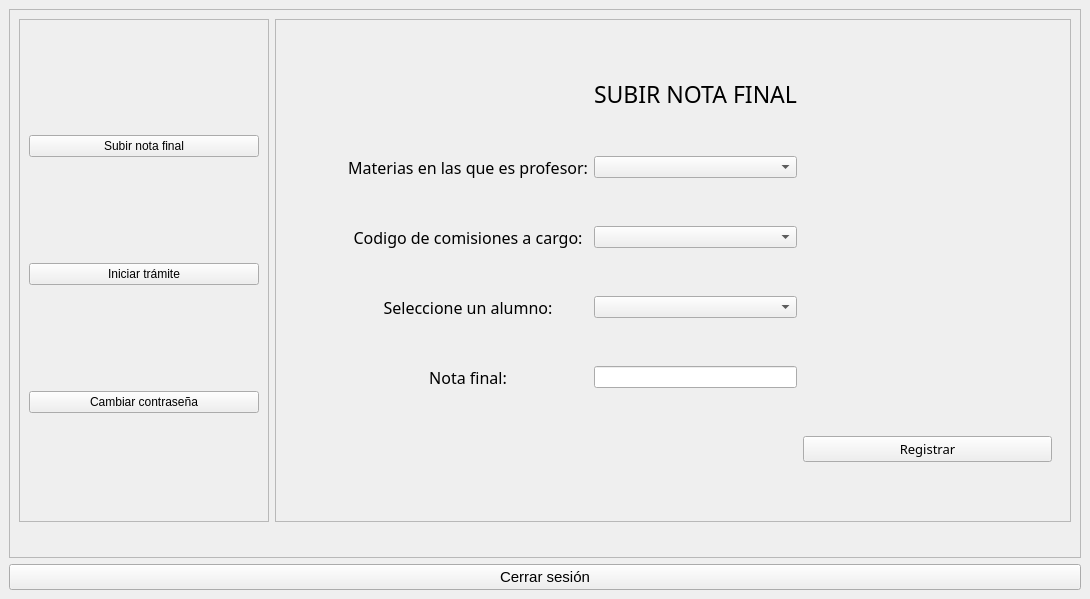
<?xml version="1.0" encoding="UTF-8"?>
<ui version="4.0">
 <class>Systemprofe</class>
 <widget class="QMainWindow" name="Systemprofe">
  <property name="geometry">
   <rect>
    <x>0</x>
    <y>0</y>
    <width>1090</width>
    <height>599</height>
   </rect>
  </property>
  <property name="maximumSize">
   <size>
    <width>1090</width>
    <height>16777215</height>
   </size>
  </property>
  <property name="windowTitle">
   <string>MainWindow</string>
  </property>
  <widget class="QWidget" name="centralwidget">
   <layout class="QGridLayout" name="gridLayout">
    <item row="0" column="1" rowspan="4" colspan="2">
     <widget class="QFrame" name="frame">
      <property name="frameShape">
       <enum>QFrame::StyledPanel</enum>
      </property>
      <property name="frameShadow">
       <enum>QFrame::Raised</enum>
      </property>
      <layout class="QGridLayout" name="gridLayout_2">
       <item row="0" column="0">
        <widget class="QFrame" name="frame_menu_modif">
         <property name="sizePolicy">
          <sizepolicy hsizetype="Minimum" vsizetype="Preferred">
           <horstretch>0</horstretch>
           <verstretch>0</verstretch>
          </sizepolicy>
         </property>
         <property name="minimumSize">
          <size>
           <width>250</width>
           <height>0</height>
          </size>
         </property>
         <property name="maximumSize">
          <size>
           <width>190</width>
           <height>16777215</height>
          </size>
         </property>
         <property name="frameShape">
          <enum>QFrame::StyledPanel</enum>
         </property>
         <property name="frameShadow">
          <enum>QFrame::Raised</enum>
         </property>
         <layout class="QVBoxLayout" name="verticalLayout_5">
          <property name="spacing">
           <number>0</number>
          </property>
          <property name="bottomMargin">
           <number>0</number>
          </property>
          <item>
           <widget class="QPushButton" name="btn_subir_nota_final">
            <property name="text">
             <string>Subir nota final</string>
            </property>
           </widget>
          </item>
          <item>
           <widget class="QPushButton" name="btn_iniciar_tramite_profe">
            <property name="text">
             <string>Iniciar trámite</string>
            </property>
           </widget>
          </item>
          <item>
           <widget class="QPushButton" name="btn_modif_pass_profe">
            <property name="text">
             <string>Cambiar contraseña</string>
            </property>
           </widget>
          </item>
         </layout>
        </widget>
       </item>
       <item row="0" column="1">
        <widget class="QFrame" name="frame_2">
         <property name="frameShape">
          <enum>QFrame::StyledPanel</enum>
         </property>
         <property name="frameShadow">
          <enum>QFrame::Raised</enum>
         </property>
         <layout class="QGridLayout" name="gridLayout_3">
          <item row="0" column="0">
           <widget class="QStackedWidget" name="stackedWidget">
            <property name="currentIndex">
             <number>2</number>
            </property>
            <widget class="QWidget" name="page_iniciar_tramite_profe">
             <layout class="QGridLayout" name="gridLayout_6">
              <item row="0" column="0">
               <widget class="QLabel" name="label_42">
                <property name="font">
                 <font>
                  <family>Segoe UI Semibold</family>
                  <pointsize>17</pointsize>
                 </font>
                </property>
                <property name="text">
                 <string>INICIAR TRAMITE</string>
                </property>
               </widget>
              </item>
              <item row="0" column="1">
               <widget class="QLabel" name="label_41">
                <property name="font">
                 <font>
                  <family>Segoe UI Semibold</family>
                  <pointsize>11</pointsize>
                 </font>
                </property>
                <property name="text">
                 <string>Ingrese motivo del trámite:</string>
                </property>
                <property name="alignment">
                 <set>Qt::AlignCenter</set>
                </property>
               </widget>
              </item>
              <item row="1" column="1">
               <spacer name="verticalSpacer_4">
                <property name="orientation">
                 <enum>Qt::Vertical</enum>
                </property>
                <property name="sizeType">
                 <enum>QSizePolicy::Minimum</enum>
                </property>
                <property name="sizeHint" stdset="0">
                 <size>
                  <width>20</width>
                  <height>68</height>
                 </size>
                </property>
               </spacer>
              </item>
              <item row="2" column="0">
               <widget class="QLabel" name="label_info_ult_tramite_profe">
                <property name="enabled">
                 <bool>true</bool>
                </property>
                <property name="maximumSize">
                 <size>
                  <width>16777215</width>
                  <height>20</height>
                 </size>
                </property>
                <property name="font">
                 <font>
                  <family>Segoe UI Semibold</family>
                  <pointsize>14</pointsize>
                 </font>
                </property>
                <property name="text">
                 <string/>
                </property>
                <property name="alignment">
                 <set>Qt::AlignRight|Qt::AlignTrailing|Qt::AlignVCenter</set>
                </property>
               </widget>
              </item>
              <item row="3" column="0">
               <spacer name="horizontalSpacer_63">
                <property name="orientation">
                 <enum>Qt::Horizontal</enum>
                </property>
                <property name="sizeHint" stdset="0">
                 <size>
                  <width>273</width>
                  <height>20</height>
                 </size>
                </property>
               </spacer>
              </item>
              <item row="3" column="1">
               <widget class="QLabel" name="label_ini_tram_profe_fini_en">
                <property name="enabled">
                 <bool>true</bool>
                </property>
                <property name="font">
                 <font>
                  <family>Segoe UI Semibold</family>
                  <pointsize>12</pointsize>
                 </font>
                </property>
                <property name="text">
                 <string/>
                </property>
                <property name="alignment">
                 <set>Qt::AlignCenter</set>
                </property>
               </widget>
              </item>
              <item row="3" column="3">
               <spacer name="horizontalSpacer_62">
                <property name="orientation">
                 <enum>Qt::Horizontal</enum>
                </property>
                <property name="sizeHint" stdset="0">
                 <size>
                  <width>272</width>
                  <height>20</height>
                 </size>
                </property>
               </spacer>
              </item>
              <item row="4" column="1">
               <widget class="QLabel" name="label_ini_tram_profe_asig_en">
                <property name="enabled">
                 <bool>true</bool>
                </property>
                <property name="font">
                 <font>
                  <family>Segoe UI Semibold</family>
                  <pointsize>11</pointsize>
                 </font>
                </property>
                <property name="text">
                 <string/>
                </property>
                <property name="alignment">
                 <set>Qt::AlignCenter</set>
                </property>
               </widget>
              </item>
              <item row="4" column="2">
               <widget class="QLabel" name="label_ini_tram_profe_asig">
                <property name="text">
                 <string/>
                </property>
               </widget>
              </item>
              <item row="4" column="3">
               <spacer name="horizontalSpacer_64">
                <property name="orientation">
                 <enum>Qt::Horizontal</enum>
                </property>
                <property name="sizeHint" stdset="0">
                 <size>
                  <width>272</width>
                  <height>20</height>
                 </size>
                </property>
               </spacer>
              </item>
              <item row="5" column="1">
               <widget class="QLabel" name="label_ini_tram_profe_estado_en">
                <property name="enabled">
                 <bool>true</bool>
                </property>
                <property name="font">
                 <font>
                  <family>Segoe UI Semibold</family>
                  <pointsize>11</pointsize>
                 </font>
                </property>
                <property name="text">
                 <string/>
                </property>
                <property name="alignment">
                 <set>Qt::AlignCenter</set>
                </property>
               </widget>
              </item>
              <item row="5" column="3">
               <spacer name="horizontalSpacer_61">
                <property name="orientation">
                 <enum>Qt::Horizontal</enum>
                </property>
                <property name="sizeHint" stdset="0">
                 <size>
                  <width>272</width>
                  <height>20</height>
                 </size>
                </property>
               </spacer>
              </item>
              <item row="6" column="0">
               <widget class="QLabel" name="label_informe_ini_tram_profe">
                <property name="font">
                 <font>
                  <family>Segoe UI Semibold</family>
                  <pointsize>10</pointsize>
                 </font>
                </property>
                <property name="text">
                 <string/>
                </property>
                <property name="alignment">
                 <set>Qt::AlignCenter</set>
                </property>
               </widget>
              </item>
              <item row="6" column="3">
               <widget class="QPushButton" name="btn_ini_tram_profe">
                <property name="enabled">
                 <bool>true</bool>
                </property>
                <property name="font">
                 <font>
                  <family>Segoe UI Semibold</family>
                  <pointsize>10</pointsize>
                 </font>
                </property>
                <property name="text">
                 <string>Iniciar trámite</string>
                </property>
               </widget>
              </item>
              <item row="3" column="2">
               <widget class="QLabel" name="label_ini_tram_profe_fini">
                <property name="text">
                 <string/>
                </property>
               </widget>
              </item>
              <item row="5" column="2">
               <widget class="QLabel" name="label_ini_tram_profe_estado">
                <property name="text">
                 <string/>
                </property>
               </widget>
              </item>
              <item row="1" column="3">
               <widget class="QLabel" name="label_error_ini_tram_profe">
                <property name="styleSheet">
                 <string notr="true">color:red;</string>
                </property>
                <property name="text">
                 <string/>
                </property>
               </widget>
              </item>
              <item row="0" column="3">
               <widget class="QTextEdit" name="input_motivo_tramite_profe">
                <property name="maximumSize">
                 <size>
                  <width>16777215</width>
                  <height>150</height>
                 </size>
                </property>
               </widget>
              </item>
             </layout>
            </widget>
            <widget class="QWidget" name="page_modif_pass_profe">
             <layout class="QGridLayout" name="gridLayout_7">
              <item row="0" column="0" colspan="2">
               <widget class="QLabel" name="label_57">
                <property name="maximumSize">
                 <size>
                  <width>16777215</width>
                  <height>30</height>
                 </size>
                </property>
                <property name="font">
                 <font>
                  <family>Segoe UI Semibold</family>
                  <pointsize>13</pointsize>
                 </font>
                </property>
                <property name="text">
                 <string>CAMBIAR CONTRASEÑA</string>
                </property>
               </widget>
              </item>
              <item row="1" column="0">
               <widget class="QFrame" name="frame_13">
                <property name="frameShape">
                 <enum>QFrame::StyledPanel</enum>
                </property>
                <property name="frameShadow">
                 <enum>QFrame::Raised</enum>
                </property>
                <layout class="QGridLayout" name="gridLayout_34">
                 <property name="rightMargin">
                  <number>50</number>
                 </property>
                 <item row="0" column="1">
                  <widget class="QLineEdit" name="input_modif_pass_actual_profe">
                   <property name="sizePolicy">
                    <sizepolicy hsizetype="Preferred" vsizetype="Fixed">
                     <horstretch>0</horstretch>
                     <verstretch>0</verstretch>
                    </sizepolicy>
                   </property>
                   <property name="maximumSize">
                    <size>
                     <width>200</width>
                     <height>16777215</height>
                    </size>
                   </property>
                   <property name="echoMode">
                    <enum>QLineEdit::Password</enum>
                   </property>
                  </widget>
                 </item>
                 <item row="2" column="1">
                  <widget class="QLabel" name="label_error_new_pass_profe">
                   <property name="maximumSize">
                    <size>
                     <width>16777215</width>
                     <height>30</height>
                    </size>
                   </property>
                   <property name="text">
                    <string/>
                   </property>
                   <property name="alignment">
                    <set>Qt::AlignLeading|Qt::AlignLeft|Qt::AlignTop</set>
                   </property>
                  </widget>
                 </item>
                 <item row="0" column="0">
                  <widget class="QLabel" name="label_56">
                   <property name="font">
                    <font>
                     <family>Segoe UI Semibold</family>
                     <pointsize>11</pointsize>
                    </font>
                   </property>
                   <property name="text">
                    <string>Ingrese su contraseña actual:</string>
                   </property>
                   <property name="alignment">
                    <set>Qt::AlignRight|Qt::AlignTrailing|Qt::AlignVCenter</set>
                   </property>
                  </widget>
                 </item>
                 <item row="1" column="0">
                  <widget class="QLabel" name="label_49">
                   <property name="font">
                    <font>
                     <family>Segoe UI Semibold</family>
                     <pointsize>11</pointsize>
                    </font>
                   </property>
                   <property name="text">
                    <string>Nueva contraseña:</string>
                   </property>
                   <property name="alignment">
                    <set>Qt::AlignRight|Qt::AlignTrailing|Qt::AlignVCenter</set>
                   </property>
                  </widget>
                 </item>
                 <item row="1" column="1">
                  <widget class="QLineEdit" name="input_new_pass_profe">
                   <property name="maximumSize">
                    <size>
                     <width>200</width>
                     <height>16777215</height>
                    </size>
                   </property>
                   <property name="echoMode">
                    <enum>QLineEdit::Password</enum>
                   </property>
                  </widget>
                 </item>
                </layout>
               </widget>
              </item>
              <item row="1" column="1" colspan="2">
               <spacer name="horizontalSpacer_69">
                <property name="orientation">
                 <enum>Qt::Horizontal</enum>
                </property>
                <property name="sizeType">
                 <enum>QSizePolicy::Maximum</enum>
                </property>
                <property name="sizeHint" stdset="0">
                 <size>
                  <width>158</width>
                  <height>269</height>
                 </size>
                </property>
               </spacer>
              </item>
              <item row="2" column="0">
               <widget class="QLabel" name="label_informe_modif_pass_profe">
                <property name="font">
                 <font>
                  <family>Segoe UI Semibold</family>
                  <pointsize>10</pointsize>
                 </font>
                </property>
                <property name="text">
                 <string/>
                </property>
                <property name="alignment">
                 <set>Qt::AlignCenter</set>
                </property>
               </widget>
              </item>
              <item row="2" column="2">
               <widget class="QPushButton" name="btn_cambiar_pass_profe">
                <property name="enabled">
                 <bool>true</bool>
                </property>
                <property name="font">
                 <font>
                  <family>Segoe UI Semibold</family>
                  <pointsize>10</pointsize>
                 </font>
                </property>
                <property name="text">
                 <string>Cambiar contraseña</string>
                </property>
               </widget>
              </item>
             </layout>
            </widget>
            <widget class="QWidget" name="page_subir_nota">
             <layout class="QGridLayout" name="gridLayout_55">
              <item row="1" column="0">
               <spacer name="horizontalSpacer_124">
                <property name="orientation">
                 <enum>Qt::Horizontal</enum>
                </property>
                <property name="sizeType">
                 <enum>QSizePolicy::Preferred</enum>
                </property>
                <property name="sizeHint" stdset="0">
                 <size>
                  <width>51</width>
                  <height>20</height>
                 </size>
                </property>
               </spacer>
              </item>
              <item row="1" column="1">
               <widget class="QLabel" name="label_109">
                <property name="font">
                 <font>
                  <family>Segoe UI Semibold</family>
                  <pointsize>12</pointsize>
                 </font>
                </property>
                <property name="text">
                 <string>Materias en las que es profesor:</string>
                </property>
                <property name="alignment">
                 <set>Qt::AlignCenter</set>
                </property>
               </widget>
              </item>
              <item row="3" column="0">
               <spacer name="horizontalSpacer_127">
                <property name="orientation">
                 <enum>Qt::Horizontal</enum>
                </property>
                <property name="sizeType">
                 <enum>QSizePolicy::Preferred</enum>
                </property>
                <property name="sizeHint" stdset="0">
                 <size>
                  <width>51</width>
                  <height>20</height>
                 </size>
                </property>
               </spacer>
              </item>
              <item row="3" column="1">
               <widget class="QLabel" name="label_114">
                <property name="sizePolicy">
                 <sizepolicy hsizetype="Preferred" vsizetype="Preferred">
                  <horstretch>0</horstretch>
                  <verstretch>0</verstretch>
                 </sizepolicy>
                </property>
                <property name="font">
                 <font>
                  <family>Segoe UI Semibold</family>
                  <pointsize>12</pointsize>
                 </font>
                </property>
                <property name="text">
                 <string>Seleccione un alumno:</string>
                </property>
                <property name="alignment">
                 <set>Qt::AlignCenter</set>
                </property>
               </widget>
              </item>
              <item row="4" column="3">
               <spacer name="horizontalSpacer_128">
                <property name="orientation">
                 <enum>Qt::Horizontal</enum>
                </property>
                <property name="sizeHint" stdset="0">
                 <size>
                  <width>251</width>
                  <height>20</height>
                 </size>
                </property>
               </spacer>
              </item>
              <item row="2" column="1">
               <widget class="QLabel" name="label_116">
                <property name="font">
                 <font>
                  <family>Segoe UI Semibold</family>
                  <pointsize>12</pointsize>
                 </font>
                </property>
                <property name="text">
                 <string>Codigo de comisiones a cargo:</string>
                </property>
                <property name="alignment">
                 <set>Qt::AlignCenter</set>
                </property>
               </widget>
              </item>
              <item row="4" column="0">
               <spacer name="horizontalSpacer_126">
                <property name="orientation">
                 <enum>Qt::Horizontal</enum>
                </property>
                <property name="sizeType">
                 <enum>QSizePolicy::Preferred</enum>
                </property>
                <property name="sizeHint" stdset="0">
                 <size>
                  <width>51</width>
                  <height>20</height>
                 </size>
                </property>
               </spacer>
              </item>
              <item row="5" column="0" colspan="3">
               <widget class="QLabel" name="label_informe_subir_nota">
                <property name="enabled">
                 <bool>true</bool>
                </property>
                <property name="styleSheet">
                 <string notr="true">color:green;</string>
                </property>
                <property name="text">
                 <string/>
                </property>
                <property name="alignment">
                 <set>Qt::AlignCenter</set>
                </property>
               </widget>
              </item>
              <item row="0" column="2">
               <widget class="QLabel" name="label_113">
                <property name="maximumSize">
                 <size>
                  <width>16777215</width>
                  <height>30</height>
                 </size>
                </property>
                <property name="font">
                 <font>
                  <family>Segoe UI Semibold</family>
                  <pointsize>17</pointsize>
                 </font>
                </property>
                <property name="text">
                 <string>SUBIR NOTA FINAL</string>
                </property>
                <property name="alignment">
                 <set>Qt::AlignCenter</set>
                </property>
               </widget>
              </item>
              <item row="3" column="2">
               <widget class="QComboBox" name="cb_subir_nota_alumnos"/>
              </item>
              <item row="2" column="2">
               <widget class="QComboBox" name="cb_subir_nota_com_a_cargo"/>
              </item>
              <item row="2" column="3">
               <spacer name="horizontalSpacer_123">
                <property name="orientation">
                 <enum>Qt::Horizontal</enum>
                </property>
                <property name="sizeHint" stdset="0">
                 <size>
                  <width>251</width>
                  <height>20</height>
                 </size>
                </property>
               </spacer>
              </item>
              <item row="3" column="3">
               <spacer name="horizontalSpacer_129">
                <property name="orientation">
                 <enum>Qt::Horizontal</enum>
                </property>
                <property name="sizeType">
                 <enum>QSizePolicy::Expanding</enum>
                </property>
                <property name="sizeHint" stdset="0">
                 <size>
                  <width>251</width>
                  <height>20</height>
                 </size>
                </property>
               </spacer>
              </item>
              <item row="2" column="0">
               <spacer name="horizontalSpacer_130">
                <property name="orientation">
                 <enum>Qt::Horizontal</enum>
                </property>
                <property name="sizeType">
                 <enum>QSizePolicy::Preferred</enum>
                </property>
                <property name="sizeHint" stdset="0">
                 <size>
                  <width>51</width>
                  <height>20</height>
                 </size>
                </property>
               </spacer>
              </item>
              <item row="4" column="2">
               <widget class="QLineEdit" name="input_subir_nota">
                <property name="maxLength">
                 <number>2</number>
                </property>
               </widget>
              </item>
              <item row="5" column="3">
               <widget class="QPushButton" name="btn_subir_nota">
                <property name="enabled">
                 <bool>true</bool>
                </property>
                <property name="font">
                 <font>
                  <family>Segoe UI Semibold</family>
                  <pointsize>10</pointsize>
                 </font>
                </property>
                <property name="text">
                 <string>Registrar</string>
                </property>
               </widget>
              </item>
              <item row="1" column="2">
               <widget class="QComboBox" name="cb_subir_nota_mat_disponible"/>
              </item>
              <item row="1" column="3">
               <spacer name="horizontalSpacer_125">
                <property name="orientation">
                 <enum>Qt::Horizontal</enum>
                </property>
                <property name="sizeHint" stdset="0">
                 <size>
                  <width>251</width>
                  <height>20</height>
                 </size>
                </property>
               </spacer>
              </item>
              <item row="4" column="1">
               <widget class="QLabel" name="label_115">
                <property name="font">
                 <font>
                  <family>Segoe UI Semibold</family>
                  <pointsize>12</pointsize>
                 </font>
                </property>
                <property name="text">
                 <string>Nota final:</string>
                </property>
                <property name="alignment">
                 <set>Qt::AlignCenter</set>
                </property>
               </widget>
              </item>
             </layout>
            </widget>
           </widget>
          </item>
         </layout>
        </widget>
       </item>
       <item row="1" column="0" colspan="2">
        <widget class="QLabel" name="label_info_usuario_log">
         <property name="font">
          <font>
           <family>Segoe UI Semibold</family>
           <pointsize>11</pointsize>
          </font>
         </property>
         <property name="text">
          <string/>
         </property>
         <property name="alignment">
          <set>Qt::AlignLeading|Qt::AlignLeft|Qt::AlignVCenter</set>
         </property>
        </widget>
       </item>
      </layout>
     </widget>
    </item>
    <item row="4" column="1" colspan="2">
     <widget class="QPushButton" name="btn_logout_profe">
      <property name="font">
       <font>
        <pointsize>11</pointsize>
       </font>
      </property>
      <property name="text">
       <string>Cerrar sesión</string>
      </property>
     </widget>
    </item>
   </layout>
  </widget>
 </widget>
 <resources/>
 <connections/>
</ui>
